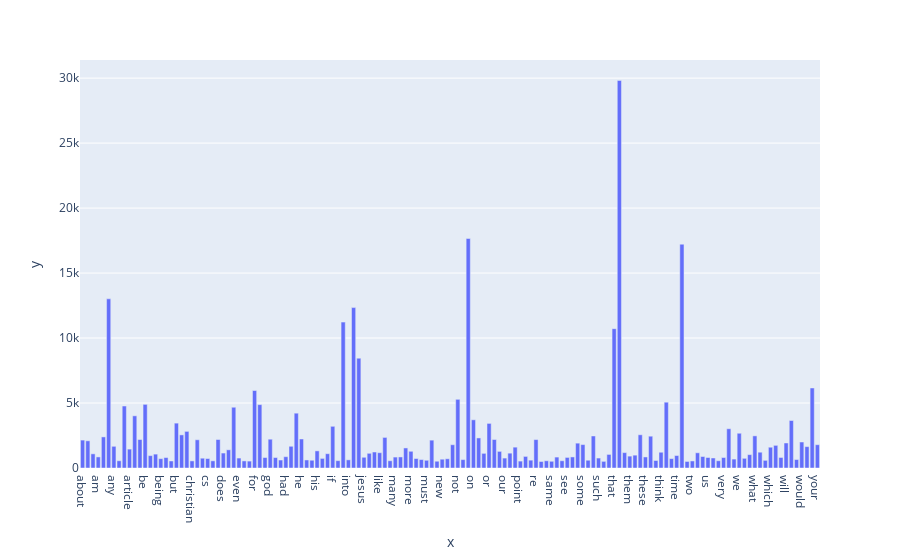

The cell this chart's notebook holds for it:
### Markdown cell above
### >>> **Exercise 14 (take home):** 
The chart above only contains 300 vocabulary in the documents, and it's already computationally intensive to both compute and visualize. Can you efficiently reduce the number of terms you want to visualize as an exercise.

### Code cell
import plotly.express as px
# Only show the words that occur more than 500 times
d = {'x': count_vect.get_feature_names_out(), 'y': term_frequencies}
df = pd.DataFrame(data=d)
df = df[df['y']>500]
fig = px.bar(df, x='x', y='y')
fig.show()

### Figure 1 — Plotly figure (JSON) as saved in the notebook; plotly's stock layout.template omitted (floating-point values rounded to 4 significant figures; data arrays with more than 128 entries replaced by an {"elided": "..."} marker saying what was removed)
{"data": [{"alignmentgroup": "True", "hovertemplate": "x=%{x}<br>y=%{y}<extra></extra>", "legendgroup": "", "marker": {"color": "#636efa", "pattern": {"shape": ""}}, "name": "", "offsetgroup": "", "orientation": "v", "showlegend": false, "textposition": "auto", "type": "bar", "x": {"elided": "142 str values"}, "xaxis": "x", "y": {"elided": "142 int values"}, "yaxis": "y"}], "layout": {"barmode": "relative", "legend": {"tracegroupgap": 0}, "margin": {"t": 60}, "xaxis": {"anchor": "y", "domain": [0, 1], "title": {"text": "x"}}, "yaxis": {"anchor": "x", "domain": [0, 1], "title": {"text": "y"}}}}
